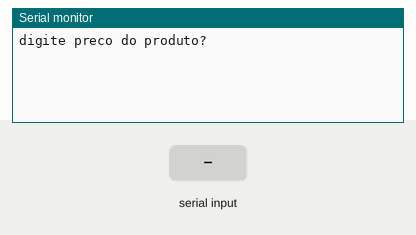
Bench run of a sketch on a simulated Arduino Uno, built with avr-gcc and run on an emulated ATmega328P. On the bench: the last lines printed to the serial monitor. Inputs (shaded band) come from the test bench.

Above: at 1.2 s.
1.3 s: "90,45\n" received over Serial
At 2.65 s:
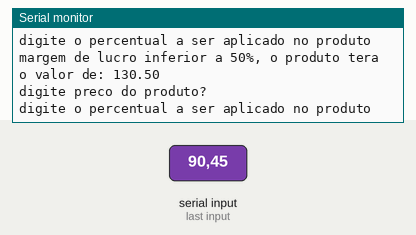
2.8 s: "30,150\n" received over Serial
At 2.87 s:
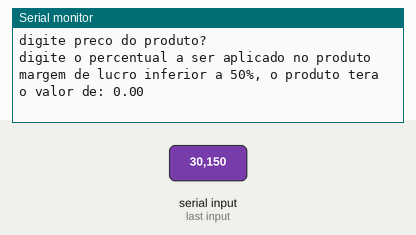

Measured:
- after the input at 1.3 s, the serial monitor: prints a new line at once (image 1)
- after the input at 2.8 s, the serial monitor: prints a new line at once (image 2)

The sketch:

margem_de_lucro1.ino
```cpp
// C++ code
//
float compra;
float percentual;
float margem;

void setup()
{
  Serial.begin(9600);
}

void loop()
{
   Serial.println("digite preco do produto?");
  while(! Serial.available ());
  compra = Serial.parseFloat();

  Serial.println("digite o percentual a ser aplicado no produto");
  while(! Serial.available ());
  percentual = Serial.parseFloat();

  //calculo
  margem = compra * (percentual / 100);


  if(percentual < 50) {
  Serial.println("margem de lucro inferior a 50%, o produto tera o valor de: " + String(margem + compra) );
  }
}
```
